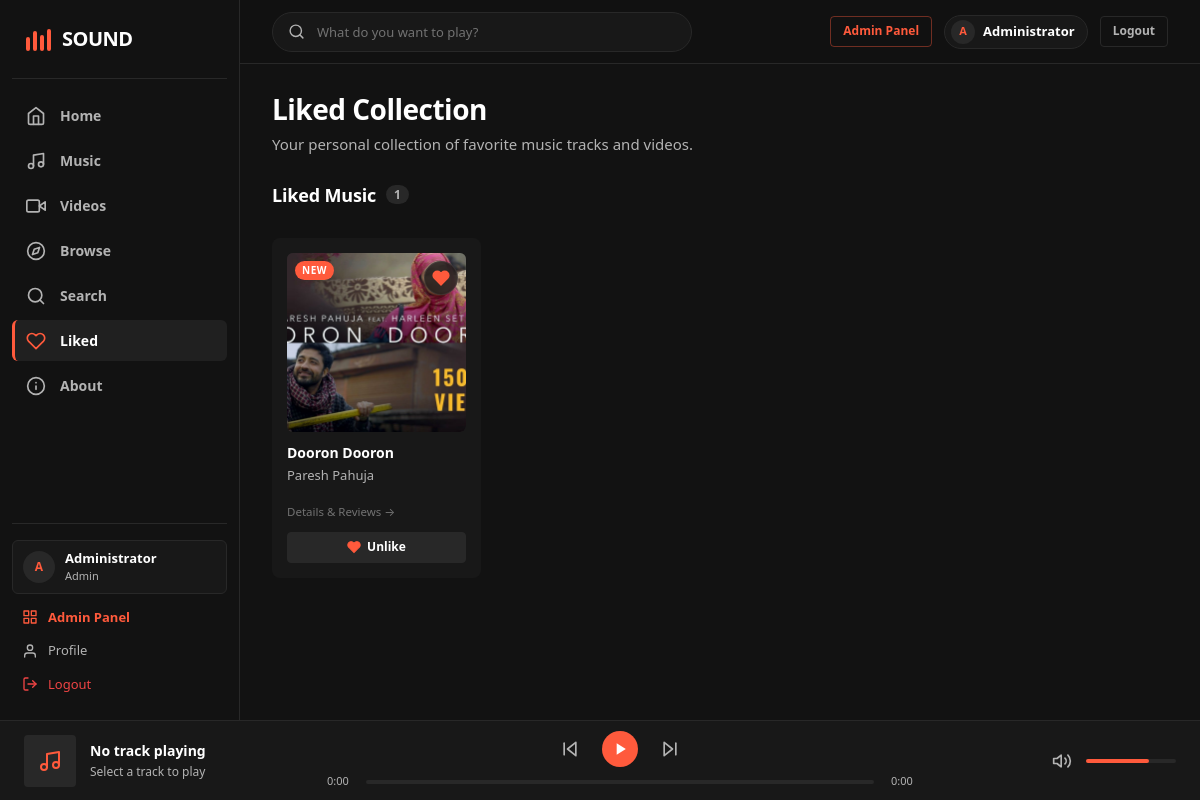
The page /liked.php (signed in) on the database its author committed.
### tables this page shows
CREATE TABLE `favorites` (
  `id` int(11) NOT NULL,
  `user_id` int(11) NOT NULL,
  `item_type` enum('music','video') NOT NULL,
  `item_id` int(11) NOT NULL,
  `created_at` timestamp NOT NULL DEFAULT current_timestamp()
);

CREATE TABLE `music` (
  `id` int(11) NOT NULL,
  `artist_id` int(11) NOT NULL,
  `album_id` int(11) DEFAULT NULL,
  `genre_id` int(11) NOT NULL,
  `language_id` int(11) NOT NULL,
  `year_id` int(11) NOT NULL,
  `title` varchar(100) NOT NULL,
  `file_path` varchar(255) NOT NULL,
  `cover` varchar(255) DEFAULT NULL,
  `description` text DEFAULT NULL,
  `duration` int(11) DEFAULT NULL,
  `play_count` int(11) DEFAULT 0,
  `created_at` timestamp NOT NULL DEFAULT current_timestamp()
);

CREATE TABLE `artists` (
  `id` int(11) NOT NULL,
  `name` varchar(100) NOT NULL,
  `description` text DEFAULT NULL
);

### includes/auth.php (called while the page is built, shortened)
<?php
require_once __DIR__ . '/../config/database.php';
require_once __DIR__ . '/helpers.php';
function isLoggedIn() {
    return isset($_SESSION['user_id']);
}

### config/database.php (called while the page is built, shortened)
<?php
try {
    $pdo = new PDO("mysql:host=" . DB_HOST . ";dbname=" . DB_NAME . ";charset=utf8mb4", DB_USER, DB_PASS);
    $pdo->setAttribute(PDO::ATTR_ERRMODE, PDO::ERRMODE_EXCEPTION);
} catch (PDOException $e) {
    if (defined('APP_DEBUG') && APP_DEBUG) {
        die("Could not connect to the database " . DB_NAME . ": " . $e->getMessage());
    } else {
        error_log("Database connection error: " . $e->getMessage());
        http_response_code(500);
        die("<!DOCTYPE html><html><head><title>Service Unavailable</title><link rel='stylesheet' href='/sound/assets/css/style.css'></head><body style='display:flex;align-items:center;justify-content:center;min-height:100vh;background:#121212;color:#fff;font-family:\"Segoe UI\", sans-serif;'><div style='text-align:center;'><h1>Service Temporarily Unavailable</h1><p style='color:#b3b3b3;'>We are experiencing database connectivity issues. Please try again in a few moments.</p></div></body></html>");
    }
}
function query($sql, $params = []) {
    global $pdo;
    $stmt = $pdo->prepare($sql);
    $stmt->execute($params);
    return $stmt;
}
function fetchAll($sql, $params = []) {
    return query($sql, $params)->fetchAll(PDO::FETCH_ASSOC);
}
require_once __DIR__ . '/../includes/helpers.php';

### liked.php (the view, shortened to what this page needs)
<?php
require_once __DIR__ . '/includes/auth.php';
require_once __DIR__ . '/includes/functions.php';
$isLoggedIn = isLoggedIn();
$userId = $isLoggedIn ? intval($_SESSION['user_id']) : null;
$likedMusic = [];
$likedVideos = [];
if ($isLoggedIn) {
    $likedMusic = fetchAll("
        SELECT m.*, m.created_at as item_created_at, a.name as artist_name, f.created_at as liked_at
        FROM favorites f
        JOIN music m ON f.item_id = m.id
        JOIN artists a ON m.artist_id = a.id
        WHERE f.user_id = ? AND f.item_type = 'music'
        ORDER BY f.created_at DESC
    ", [$userId]);
    $likedVideos = fetchAll("
        SELECT v.*, v.created_at as item_created_at, a.name as artist_name, f.created_at as liked_at
        FROM favorites f
        JOIN videos v ON f.item_id = v.id
        JOIN artists a ON v.artist_id = a.id
        WHERE f.user_id = ? AND f.item_type = 'video'
        ORDER BY f.created_at DESC
    ", [$userId]);
}
$hasLikes = (!empty($likedMusic) || !empty($likedVideos));
require_once __DIR__ . '/includes/header.php';
?>
<div class="container" style="max-width: 1200px; margin: 0 auto; padding-bottom: 40px;">
    <div style="margin-bottom: 28px;">
        <h1 style="font-size: 28px; font-weight: 800; color: var(--text-primary); margin-bottom: 6px; letter-spacing: -0.5px;">Liked Collection</h1>
        <p style="color: var(--text-muted); font-size: 15px; margin: 0;">Your personal collection of favorite music tracks and videos.</p>
    </div>
    <?php if (!$isLoggedIn): ?>
        <div class="card" style="cursor: default; max-width: 580px; margin: 40px auto; padding: 48px 36px; text-align: center; border: 1px solid var(--border-color); background: var(--bg-surface); border-radius: var(--radius-card); box-shadow: var(--shadow-card);">
            <div style="width: 64px; height: 64px; border-radius: var(--radius-pill); background: var(--accent-subtle); color: var(--accent); display: flex; align-items: center; justify-content: center; margin: 0 auto 20px auto;">
                <svg width="32" height="32" viewBox="0 0 24 24" fill="none" stroke="currentColor" stroke-width="2" stroke-linecap="round" stroke-linejoin="round">
                    <path d="M20.84 4.61a5.5 5.5 0 0 0-7.78 0L12 5.67l-1.06-1.06a5.5 5.5 0 0 0-7.78 7.78l1.06 1.06L12 21.23l7.78-7.78 1.06-1.06a5.5 5.5 0 0 0 0-7.78z"></path>
                </svg>
            </div>
            <h2 style="font-size: 22px; font-weight: 700; color: var(--text-primary); margin-bottom: 12px;">Login to see your liked songs</h2>
            <p style="color: var(--text-muted); font-size: 14px; line-height: 1.6; margin-bottom: 28px; max-width: 440px; margin-left: auto; margin-right: auto;">
                Save tracks and videos to your private collection and access them anytime across all your devices.
            </p>
            <div style="display: flex; gap: 12px; justify-content: center; flex-wrap: wrap;">
                <a href="/sound/login.php" class="btn btn-primary" style="padding: 10px 28px; font-weight: 700;">Login</a>
                <a href="/sound/register.php" class="btn btn-secondary" style="padding: 10px 24px;">Create an account</a>
            </div>
        </div>
    <?php else: ?>
        <div id="liked-populated-state" style="<?php echo $hasLikes ? '' : 'display: none;'; ?>">
        <?php if (!empty($likedMusic)): ?>
            <div id="liked-music-section" class="liked-section" style="margin-bottom: 36px;">
                <div style="display: flex; align-items: center; justify-content: space-between; margin-bottom: 16px;">
                    <h2 style="font-size: 18px; font-weight: 700; color: var(--text-primary); display: flex; align-items: center; gap: 10px;">
                        <span>Liked Music</span>
                        <span style="font-size: 12px; background: var(--bg-elevated); color: var(--text-muted); padding: 2px 8px; border-radius: var(--radius-pill); font-weight: 600;"><?php echo count($likedMusic); ?></span>
                    </h2>
                </div>
                <div class="card-grid">
                    <?php foreach ($likedMusic as $track): ?>
                        <div class="card" data-track-id="<?php echo $track['id']; ?>" data-track-url="<?php echo htmlspecialchars(asset_url($track['file_path'])); ?>" data-track-title="<?php echo htmlspecialchars($track['title']); ?>" data-track-artist="<?php echo htmlspecialchars($track['artist_name']); ?>" data-track-cover="<?php echo htmlspecialchars(asset_url($track['cover'] ?? '')); ?>">
                            <div class="card-cover">
                                <?php echo render_cover_tile($track['title'], $track['cover'] ?? '', $track['title']); ?>
                                <?php if (isNewItem($track['item_created_at'] ?? $track['created_at'] ?? '')): ?>
                                    <span class="badge-new">NEW</span>
                                <?php endif; ?>
                                <?php echo render_like_button('music', $track['id'], true, 'card-like-btn'); ?>
                            </div>
                            <div class="card-content" style="flex: 1;">
                                <h3 class="card-title">
                                    <a href="/sound/music.php?id=<?php echo $track['id']; ?>" data-action="view-details"><?php echo htmlspecialchars($track['title']); ?></a>
                                </h3>
                                <p class="card-artist"><?php echo htmlspecialchars($track['artist_name']); ?></p>
                                <a href="/sound/music.php?id=<?php echo $track['id']; ?>" class="card-details-action" data-action="view-details">Details & Reviews &rarr;</a>
                            </div>
                            <form method="post" action="/sound/liked.php" style="margin-top: 10px;">
                                <button type="button" class="btn btn-secondary btn-sm" data-action="toggle-like" data-item-type="music" data-item-id="<?php echo $track['id']; ?>" style="width: 100%; font-size: 12px; padding: 6px 10px; display: flex; align-items: center; justify-content: center; gap: 6px;" title="Remove from Liked">
                                    <svg width="14" height="14" viewBox="0 0 24 24" fill="var(--accent)" stroke="var(--accent)" stroke-width="2">
                                        <path d="M20.84 4.61a5.5 5.5 0 0 0-7.78 0L12 5.67l-1.06-1.06a5.5 5.5 0 0 0-7.78 7.78l1.06 1.06L12 21.23l7.78-7.78 1.06-1.06a5.5 5.5 0 0 0 0-7.78z"></path>
                                    </svg>
                                    <span>Unlike</span>
                                </button>
                            </form>
                        </div>
                    <?php endforeach; ?>
                </div>
            </div>
        <?php endif; ?>
        </div>
    <?php endif; ?>
</div>
<?php require_once __DIR__ . '/includes/footer.php'; ?>

### includes/helpers.php (shortened to what this page needs)
<?php
function asset_url($path) {
    $path = trim($path);
    $clean = ltrim($path, '/\\');
    return '/sound/' . str_replace('\\', '/', $clean);
}
function asset_exists($path) {
    $clean = ltrim(str_replace(['/sound/', '\\'], ['', '/'], $path), '/');
    return file_exists(ROOT_PATH . $clean);
}
function render_cover_tile($title, $coverPath, $alt = '', $extraClasses = '', $attr = '') {
    $altText = !empty($alt) ? $alt : $title;
    if (!empty($coverPath) && asset_exists($coverPath)) {
        $url = htmlspecialchars(asset_url($coverPath));
        $altSafe = htmlspecialchars($altText);
        $classSafe = htmlspecialchars($extraClasses);
        return "<img src=\"{$url}\" alt=\"{$altSafe}\" class=\"{$classSafe}\" {$attr}>";
    }
    $initials = strtoupper(substr(trim($title ?: 'SO'), 0, 2));
    $classSafe = htmlspecialchars('placeholder ' . $extraClasses);
    return "<div class=\"{$classSafe}\" {$attr}><span style=\"color: #FF5A3C; font-weight: 800; font-size: 14px;\">" . htmlspecialchars($initials) . "</span></div>";
}
function isNewItem($created_at) {
    $timestamp = strtotime($created_at);
    return $timestamp >= (time() - (7 * 86400));
}

### includes/functions.php (shortened to what this page needs)
<?php
require_once __DIR__ . '/../config/database.php';
require_once __DIR__ . '/helpers.php';
function render_like_button($itemType, $itemId, $isLiked = false, $extraClasses = '', $title = '') {
    $likedClass = $isLiked ? ' liked' : '';
    $ariaLabel = $isLiked ? 'Remove from favorites' : 'Add to favorites';
    $tooltipText = $title ?: ($isLiked ? 'Unlike' : 'Like');
    $safeClass = trim('like-btn ' . $extraClasses . $likedClass);
    return '<button type="button" class="' . htmlspecialchars($safeClass) . '" ' .
           'data-action="toggle-like" ' .
           'data-item-type="' . htmlspecialchars($itemType) . '" ' .
           'data-item-id="' . intval($itemId) . '" ' .
           'aria-label="' . htmlspecialchars($ariaLabel) . '" ' .
           'title="' . htmlspecialchars($tooltipText) . '">' .
           '<svg class="icon-heart-outline" width="18" height="18" viewBox="0 0 24 24" fill="none" stroke="currentColor" stroke-width="2"><path d="M20.84 4.61a5.5 5.5 0 0 0-7.78 0L12 5.67l-1.06-1.06a5.5 5.5 0 0 0-7.78 7.78l1.06 1.06L12 21.23l7.78-7.78 1.06-1.06a5.5 5.5 0 0 0 0-7.78z"></path></svg>' .
           '<svg class="icon-heart-filled" width="18" height="18" viewBox="0 0 24 24" fill="var(--accent)" stroke="var(--accent)" stroke-width="2"><path d="M20.84 4.61a5.5 5.5 0 0 0-7.78 0L12 5.67l-1.06-1.06a5.5 5.5 0 0 0-7.78 7.78l1.06 1.06L12 21.23l7.78-7.78 1.06-1.06a5.5 5.5 0 0 0 0-7.78z"></path></svg>' .
           '</button>';
}

### rows shown on the page
favorites: music.cover (picture), music.title "Dooron Dooron", artists.name "Paresh Pahuja"

### other values the page prints
$site_name "SOUND"
$initial "A"
$u_name "Administrator"
$_SESSION['user_role'] "Admin"
substr($_SESSION['user_name'] ?? 'U', 0, 1) "A"
$_SESSION['user_name'] "Administrator"
count($likedMusic) "1"
